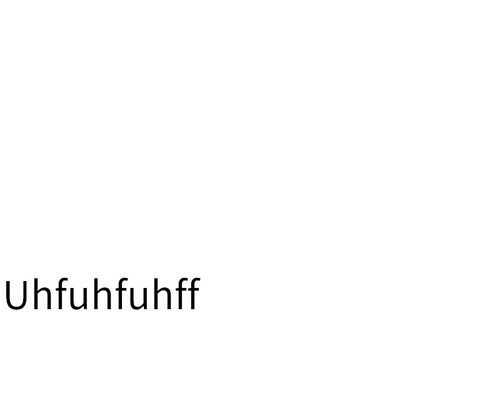
//> input picture right.jpg, 500 x 406 px, shrunk from 800 x 650 before the run
$ ./alignment   (built with g++ and OpenCV 4)
//> lines starting //> are read from the running program, lines starting //| are printed output that depends on the picture
#include <opencv2/opencv.hpp>
#include <opencv2/xfeatures2d.hpp>
#include <opencv2/features2d.hpp>

using namespace std;
using namespace cv;
using namespace cv::xfeatures2d;

const int MAX_FEATURES = 200;
const float GOOD_MATCH_PERCENT = 0.05f;

Mat alignment(Mat &im1, Mat &im2){

  // Convert images to grayscale
  Mat im1Gray, im2Gray;
  cvtColor(im1, im1Gray, COLOR_BGR2GRAY);
  cvtColor(im2, im2Gray, COLOR_BGR2GRAY);

  // Variables to store keypoints and descriptors
  std::vector<KeyPoint> keypoints1, keypoints2;
  Mat descriptors1, descriptors2;

  // Detect ORB features and compute descriptors.
  Ptr<Feature2D> orb = ORB::create(MAX_FEATURES);
  orb->detectAndCompute(im1Gray, Mat(), keypoints1, descriptors1);
  orb->detectAndCompute(im2Gray, Mat(), keypoints2, descriptors2);

  // Match features.
  std::vector<DMatch> matches;
  Ptr<DescriptorMatcher> matcher = DescriptorMatcher::create("BruteForce-Hamming");
  matcher->match(descriptors1, descriptors2, matches, Mat());

  // Sort matches by score
  std::sort(matches.begin(), matches.end());

  // Remove not so good matches
  const int numGoodMatches = matches.size() * GOOD_MATCH_PERCENT;
  matches.erase(matches.begin()+numGoodMatches, matches.end());

  // Extract location of good matches && calcue the distence on a line
  std::vector<Point2f> points1, points2;

  double add = 0;

  for( size_t i = 0; i < matches.size(); i++ )
  {
    points1.push_back( keypoints1[ matches[i].queryIdx ].pt );
    points2.push_back( keypoints2[ matches[i].trainIdx ].pt );

    // printf("point1.x=%f,point1.y=%f",points1[i].x,points1[i].y);

    add += points1[i].y - points2[i].y;
  }

  add /= matches.size();

  add /= 2;

  int hei = im1.size().height;
  int wid = im1.size().width;

  Mat combin(hei, wid * 2 ,im1.type());

  if(add > 0){

    int subhei = hei-add*1;
    im2 = Mat(im2,Rect(0,0,wid,subhei));
    im1 = Mat(im1,Rect(0,hei - subhei,wid,subhei));

    Mat submat = combin.rowRange(hei - subhei,hei).colRange(wid,combin.size().width);;
    im2.copyTo(submat);

    submat = combin.rowRange(0,subhei).colRange(0,wid);
    im1.copyTo(submat);

  }else{

    int subhei = hei-add*(-1);

    im1 = Mat(im1,Rect(0,0,wid,subhei));
    im2 = Mat(im2,Rect(0,hei - subhei,wid,subhei));

    Mat submat = combin.rowRange(hei - subhei,hei).colRange(0,wid);
    im1.copyTo(submat);

    submat = combin.rowRange(0,subhei).colRange(wid,combin.size().width);
    im2.copyTo(submat);

  }


  return combin;


}


int main()
{
  string refFilename("right.jpg");
  cout << "Reading reference image : " << refFilename << endl;
  Mat left = imread(refFilename);
//> left is the input picture: 406 rows x 500 cols, CV_8UC3; min 0, max 255, mean 252.9

  string imFilename("left.jpg");
  cout << "Reading image to align : " << imFilename << endl;
  Mat right = imread(imFilename);
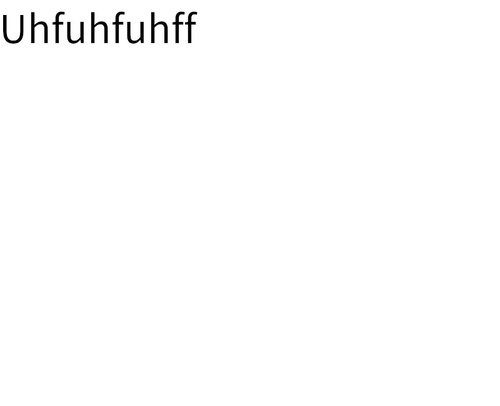
//> input picture left.jpg, 500 x 406 px, shrunk from 800 x 650 before the run
//> right is the input picture: 406 rows x 500 cols, CV_8UC3; min 0, max 255, mean 252.9

  Mat out = alignment(left, right);
//> in alignment, `orb->detectAndCompute(im1Gray, Mat(), keypoints1, descriptors1);`: keypoints1 = 194 keypoints; strongest (x, y, size): (184, 289, 31), (197, 289, 31), (196, 281, 31), (184, 281, 37.2)
//> in alignment, `orb->detectAndCompute(im2Gray, Mat(), keypoints2, descriptors2);`: keypoints2 = 52 keypoints; strongest (x, y, size): (72, 38, 37.2), (132, 38, 37.2), (82, 41, 31), (72, 39, 31)
//> in alignment, `matcher->match(descriptors1, descriptors2, matches, Mat());`: matches = 194 matches
//> in alignment, `const int numGoodMatches = matches.size() * GOOD_MATCH_PERCENT;`: numGoodMatches = 9
//> in alignment, `matches.erase(matches.begin()+numGoodMatches, matches.end());`: matches = 9 matches
//> the loop in alignment, `for( size_t i = 0; i < matches.size(); i++ )` made 9 passes
//> add on passes 1 to 9: 266, 532, 798, 1064, 1330, 1596, 1862, 2128, 2394
//> after the loop in alignment, `for( size_t i = 0; i < matches.size(); i++ )`: add = 2394
//> in alignment, `add /= matches.size();`: add = 266
//> in alignment, `add /= 2;`: add = 133
//> in alignment, `int subhei = hei-add*1;`: subhei = 273
//> in alignment, `im2 = Mat(im2,Rect(0,0,wid,subhei));`:
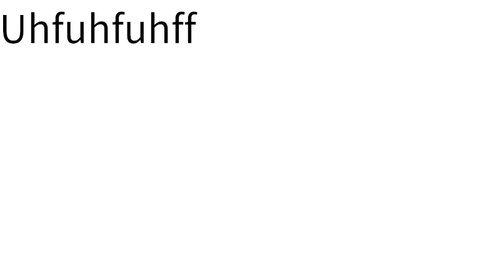
//> im2: 273 rows x 500 cols, CV_8UC3; min 0, max 255, mean 251.9
//> in alignment, `im1 = Mat(im1,Rect(0,hei - subhei,wid,subhei));`:
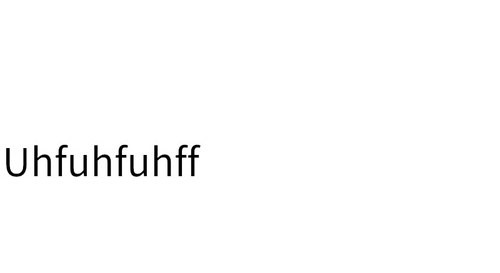
//> im1: 273 rows x 500 cols, CV_8UC3; min 0, max 255, mean 251.9
//> in alignment, `Mat submat = combin.rowRange(hei - subhei,hei).colRange(wid,combin.siz..`: submat: 273 rows x 500 cols, CV_8UC3; every value is 0
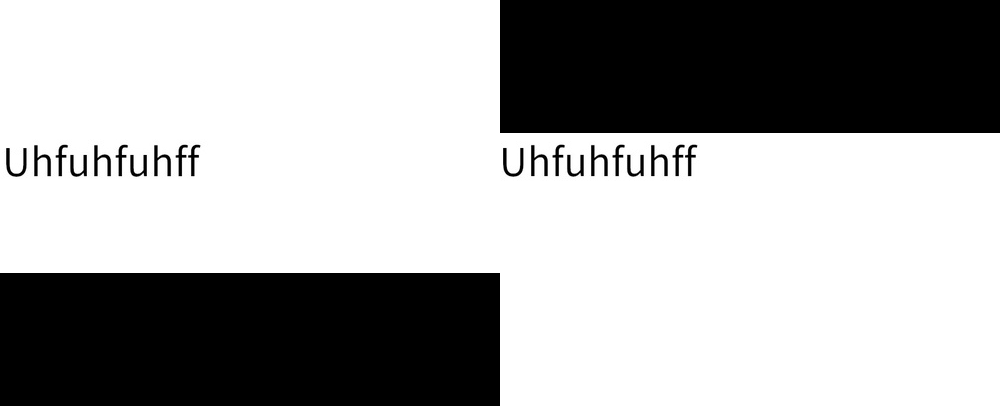
//> out: 406 rows x 1000 cols, CV_8UC3; min 0, max 255, mean 169.4

  string outFilename("aligned.jpg");
  cout << "Saving aligned image : " << outFilename << endl;
  imwrite(outFilename, out);


  return 0;
}
